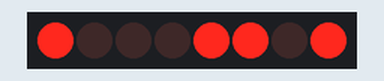
Recording of a sketch running on a simulated Arduino Uno, built with avr-gcc and run on an emulated ATmega328P. On the bench: 8 shift-register outputs drawn as a row of LEDs (first output left, lit = HIGH). Wiring (inferred from the names in the program): shift register (74HC595): data pin 11; shift clock pin 12; latch pin 7. Wiring (inferred from the signals the program sends): row of LEDs: on Q0, Q1, Q2, Q3, Q4, Q5, Q6, Q7.

Above: at 0.17 s.
At 5.95 s:
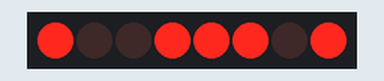
At 7.71 s:
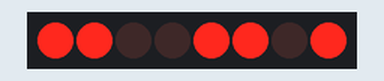
At 17.9 s:
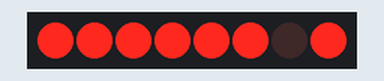
At 27.19 s:
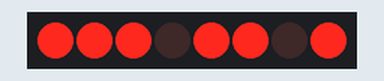
At 37.4 s:
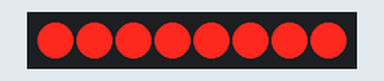
Timing chart, 0 to 40.0 s (numbered marks = the images above):
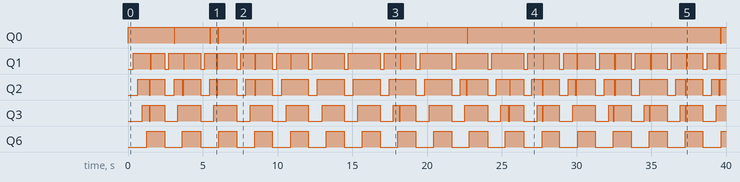

The sketch:

Blink.ino
```cpp
//**************************************************************//
//  Name    : shiftOutCode, Hello World
//  Author  : Carlyn Maw,Tom Igoe, David A. Mellis
//  Date    : 25 Oct, 2006
//  Modified: 23 Mar 2010
//  Version : 2.0
//  Notes   : Code for using a 74HC595 Shift Register           //
//          : to count from 0 to 255
//****************************************************************

//Pin connected to ST_CP of 74HC595
int latchPin = 7;
//Pin connected to SH_CP of 74HC595
int clockPin = 12;
//Pin connected to DS of 74HC595
int dataPin = 11;

// MACRO
#define ALEN(a) (sizeof(a)/sizeof((a)[0]))

// LED_PATTERN gives the state of the pin of the 74HC595 in order to light the led 0-8 (0 being all led off)
byte LED_PATTERN[] = {0b00001111,0b10001101,0b01001101,0b00101101,0b00011101,0b10001110,0b01001110,0b00101110,0b00011110};

volatile byte whichLED;
void setup() {
  //set pins to output so you can control the shift register
  Serial.begin(9600);
  pinMode(latchPin, OUTPUT);
  pinMode(clockPin, OUTPUT);
  pinMode(dataPin, OUTPUT);

  // Timer0 is already used for millis() - we'll just interrupt somewhere
  // in the middle and call the "Compare A" function below
  OCR0A = 0xAF;
  TIMSK0 |= _BV(OCIE0A);
}
void loop() {

for(size_t i = 0; i <8; i++)
{
  whichLED = (whichLED << 1) + 0b01;
  delay(300);
}
whichLED = 0x00;

}


// Interrupt is called once a millisecond, to update the LEDs
volatile int i = 0;
volatile byte tmp;
SIGNAL(TIMER0_COMPA_vect)
{

  i = i+1;
  if(i == 1){
    tmp = whichLED;
  }
  if((tmp & 0b01) == 0b01){
     writeByte(LED_PATTERN[i]);
  }
  tmp = tmp >> 1;
  if (i==8) {
    i=0;
  }

}

void writeByte(byte b){
  digitalWrite(latchPin, LOW);
  shiftOut(dataPin,clockPin, LSBFIRST, b);
  digitalWrite(latchPin,HIGH);
}
```

Measured:
- by itself, Q6: alternates HIGH for 1.2 s and LOW for 1.2 s
